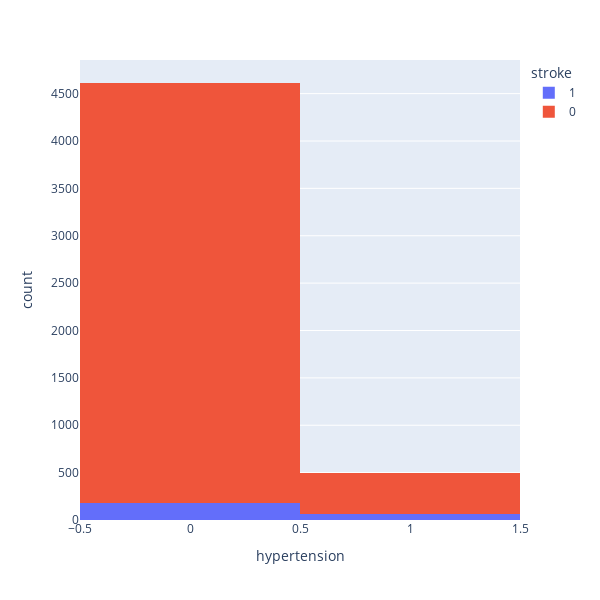

The notebook cell saved with this chart:
### Code cell
fig = px.histogram(df, x="hypertension", color="stroke",width=600, height=600)
fig.show()

### Figure 1 — Plotly figure (JSON) as saved in the notebook; plotly's stock layout.template omitted (floating-point values rounded to 4 significant figures; data arrays with more than 128 entries replaced by an {"elided": "..."} marker saying what was removed)
{"data": [{"alignmentgroup": "True", "bingroup": "x", "hovertemplate": "stroke=1<br>hypertension=%{x}<br>count=%{y}<extra></extra>", "legendgroup": "1", "marker": {"color": "#636efa", "pattern": {"shape": ""}}, "name": "1", "offsetgroup": "1", "orientation": "v", "showlegend": true, "type": "histogram", "x": {"elided": "249 int values"}, "xaxis": "x", "yaxis": "y"}, {"alignmentgroup": "True", "bingroup": "x", "hovertemplate": "stroke=0<br>hypertension=%{x}<br>count=%{y}<extra></extra>", "legendgroup": "0", "marker": {"color": "#EF553B", "pattern": {"shape": ""}}, "name": "0", "offsetgroup": "0", "orientation": "v", "showlegend": true, "type": "histogram", "x": {"elided": "4861 int values"}, "xaxis": "x", "yaxis": "y"}], "layout": {"barmode": "relative", "height": 600, "legend": {"title": {"text": "stroke"}, "tracegroupgap": 0}, "margin": {"t": 60}, "width": 600, "xaxis": {"anchor": "y", "autorange": true, "domain": [0, 1], "range": [-0.5, 1.5], "title": {"text": "hypertension"}, "type": "linear"}, "yaxis": {"anchor": "x", "autorange": true, "domain": [0, 1], "range": [0, 4855.0], "title": {"text": "count"}}}}
